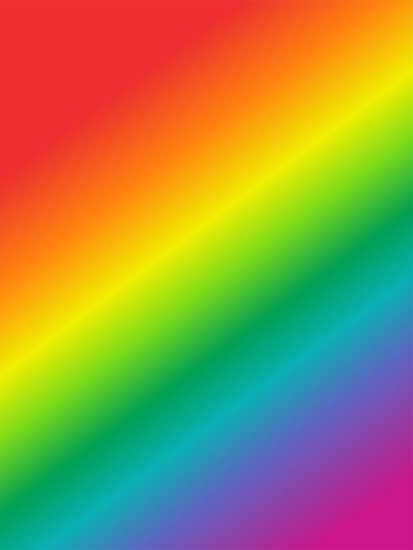
#> input picture Thresholding/rainbow.jpg, 413 x 550 px
$ python thresholding.py
#> lines starting #> are read from the running program, lines starting #| are printed output that depends on the picture; after the words box and inside, x2 and y2 are one past the last pixel; in counts of white or black regions, pixels touching at a corner belong together
import cv2
import matplotlib.pyplot as plt

#Open image
#2nd parameter set to 0: opens image in grayscale color
img = cv2.imread('rainbow.jpg', 0)
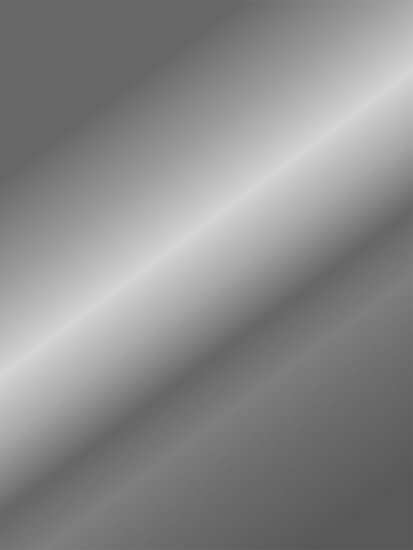
#> img: shape (550, 413); min 87, max 214, mean 137.4

#show image
plt.imshow(img, cmap='gray')

#applying threshold

#you can define the threshold in tuples. first variable gets the value of the threshold, second gets the resulting image.
#threshold options: THRESH_BINARY, THRESH_TRUNC, THRESH_TOZERO, THRESH_TOZERO_INV
ret, thresh1 = cv2.threshold(img, 127, 255, cv2.THRESH_BINARY)
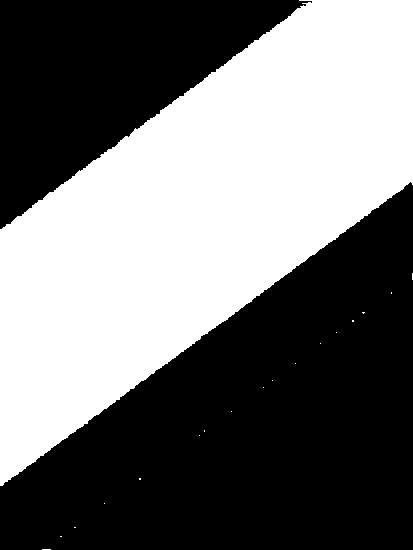
#> thresh1: shape (550, 413); 45% white; 18 white regions (17 under 20 px), largest, box (x1, y1, x2, y2) and area: (0, 0, 413, 486) 102225

plt.imshow(thresh1, cmap='gray')
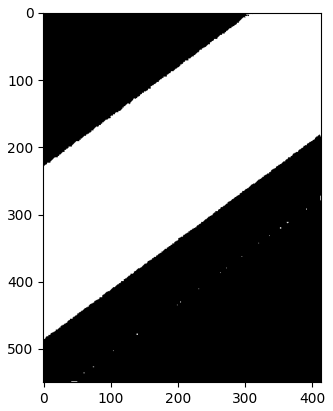
#> figure drawn by matplotlib, 1 panel
